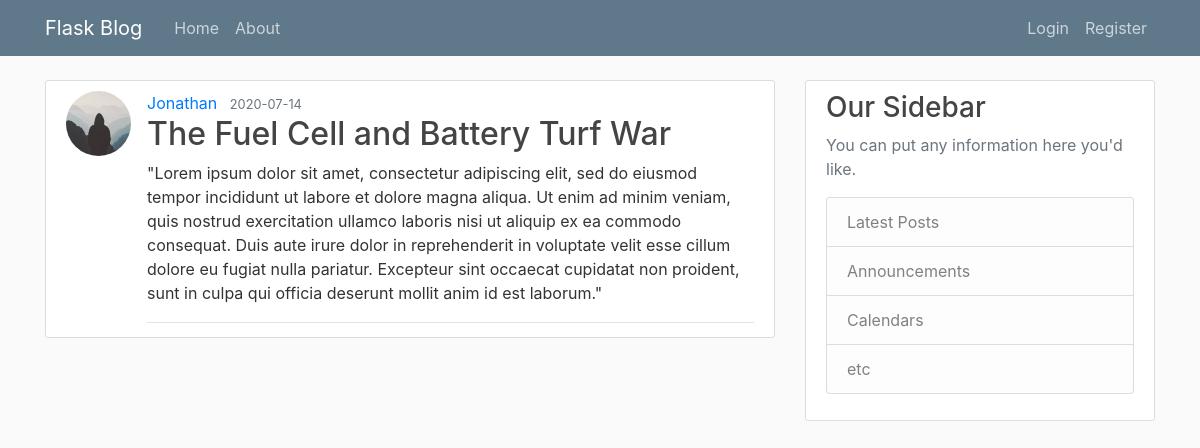
/post/1, run on the app's committed database.
### flaskblog/models.py (models this page shows, shortened)
class User(db.Model, UserMixin):
    id = db.Column(db.Integer, primary_key=True)
    username = db.Column(db.String(20), unique=True, nullable=False)
    email = db.Column(db.String(120), unique=True, nullable=False)
    image_file = db.Column(db.String(20), nullable=False,
                           default='default.jpg')
    password = db.Column(db.String(60), nullable=False)
    posts = db.relationship('Post', backref='author', lazy='dynamic')

class Post(db.Model):
    id = db.Column(db.Integer, primary_key=True)
    title = db.Column(db.String(100), nullable=False)
    date_posted = db.Column(db.DateTime, nullable=False,
                            default=datetime.utcnow)
    content = db.Column(db.Text, nullable=False)
    user_id = db.Column(db.Integer, db.ForeignKey('user.id'), nullable=False)

### flaskblog/routes.py (the view)
@app.route('/post/<int:post_id>')
def post(post_id):
    post=Post.query.get_or_404(post_id)
    return render_template('post.html',title=post.title,post=post)

### flaskblog/templates/post.html (shortened to what this page needs)
{% extends "layout.html" %}
{% block content %}
<article class="media content-section">
    <img class="rounded-circle article-img"
        src="{{ url_for('static', filename='profile_pics/' + post.author.image_file) }}" <div class="media-body">
    <div class="article-metadata">
        <a class="mr-2" href="{{ url_for('user_posts', username=post.author.username) }}">{{ post.author.username }}</a>
        <small class="text-muted">{{ post.date_posted.strftime('%Y-%m-%d') }}</small>
    <div>
    <h2 class='article-title'>{{ post.title }}</h2>
    <p class="article-content">{{ post.content }}</p>
    </div>
</article>
{% endblock content %}

### flaskblog/static/main.css (style rules this page uses)
body { background: #fafafa; color: #333333; margin-top: 5rem; }
h1, h2, h3, h4, h5, h6 { color: #444444; }
.content-section { background: #ffffff; padding: 10px 20px; border: 1px solid #dddddd; border-radius: 3px; margin-bottom: 20px; }
.article-title { color: #444444; }
.article-content { white-space: pre-line; }
.article-img { height: 65px; width: 65px; margin-right: 16px; }
.article-metadata { padding-bottom: 1px; margin-bottom: 4px; border-bottom: 1px solid #e3e3e3 }

### data on the page
User: image_file (placeholder picture), author.username "Jonathan"
Post: date_posted "2020-07-14", title "The Fuel Cell and Battery Turf War", content "\"Lorem ipsum dolor sit amet, consectetur adipiscing elit, sed do eiusmod tempor incididunt ut labore et dolore magna aliqua. Ut enim ad minim veniam, quis nostrud exercitation ullamco laboris nisi ut aliquip ex ea commodo consequat. Duis aute irure dolor in reprehenderit in voluptate velit esse cillum dolore eu fugiat nulla pariatur. Excepteur sint occaecat cupidatat non proident, sunt in culpa qui officia deserunt mollit anim id est laborum.\""
